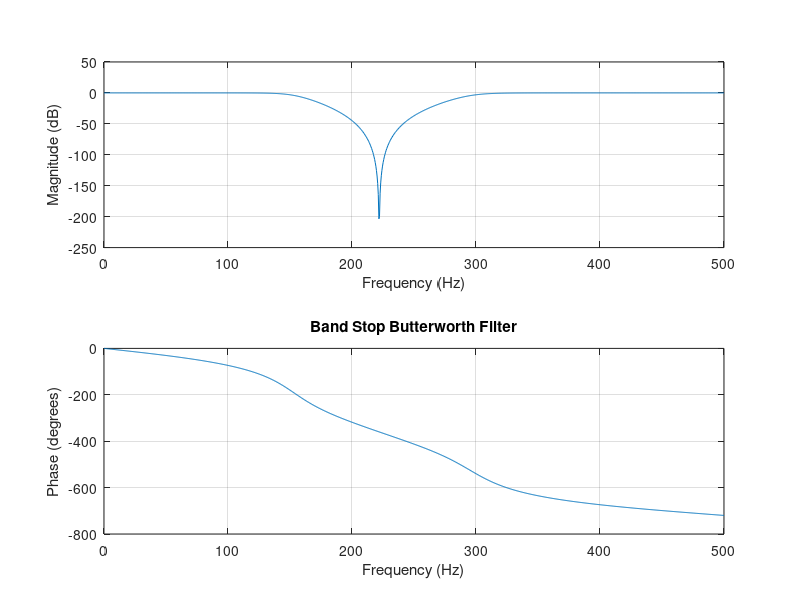

The MATLAB source for this figure:
clc;
clear;
close all;

% Specifications
Fs = 1000;            % Sampling frequency (Hz)
F1 = 150;             % Lower stopband frequency (Hz)
F2 = 300;             % Upper stopband frequency (Hz)
N  = 4;               % Filter order

% Normalize frequencies
Wn = [F1 F2]/(Fs/2);

% Design Band-Stop Butterworth Filter
[b, a] = butter(N, Wn, 'stop');

% Frequency response
freqz(b, a, 1024, Fs);
title('Band Stop Butterworth Filter');
